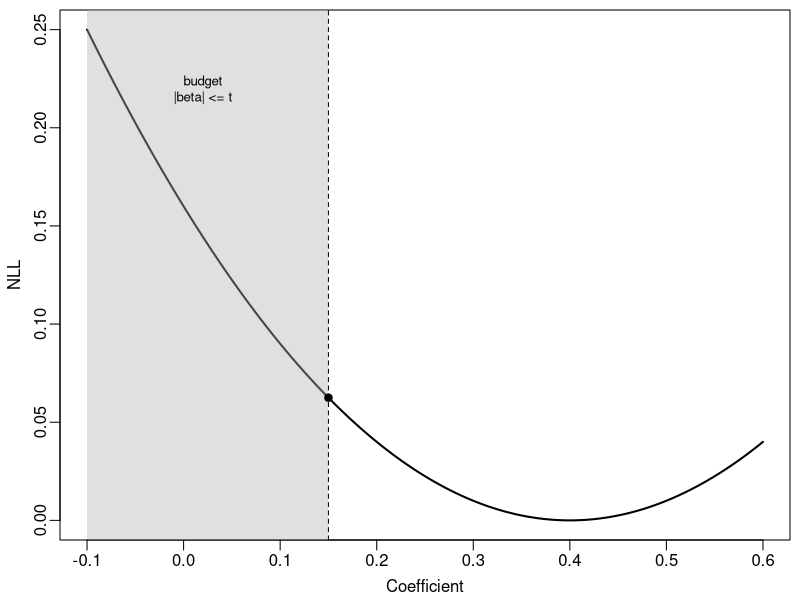
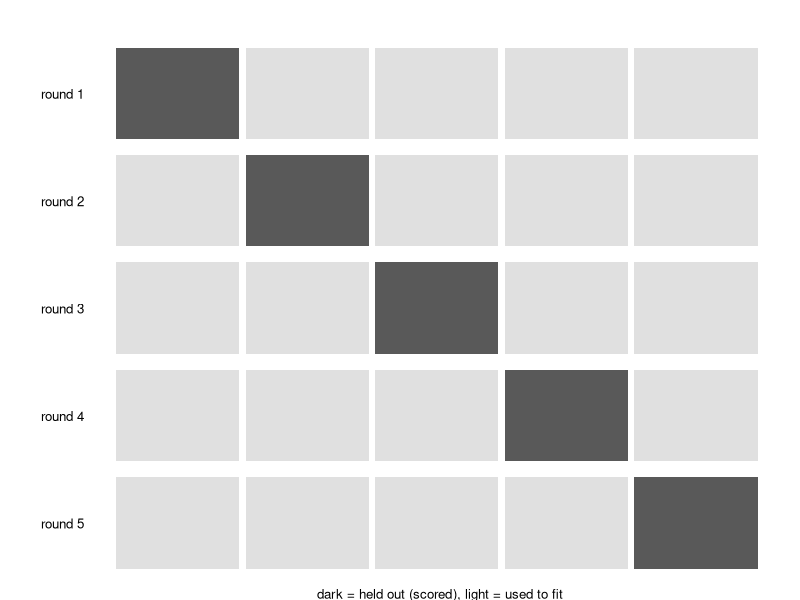
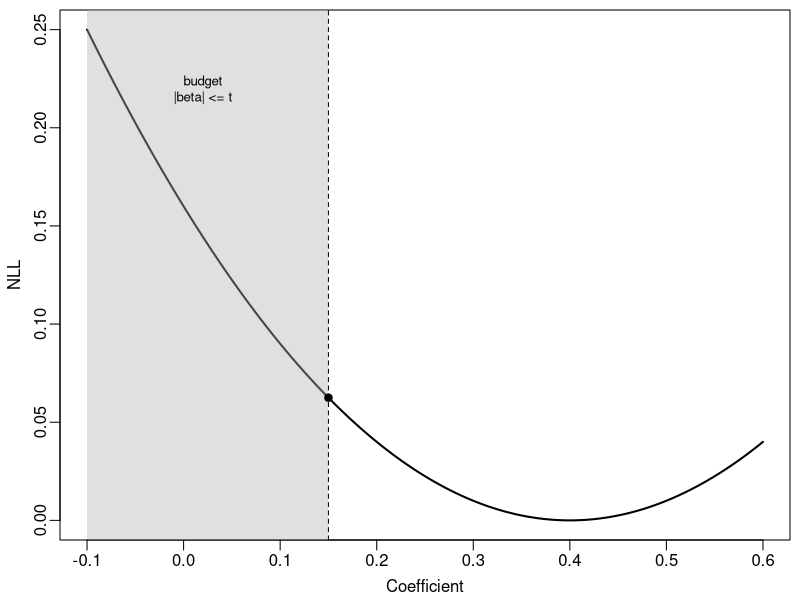
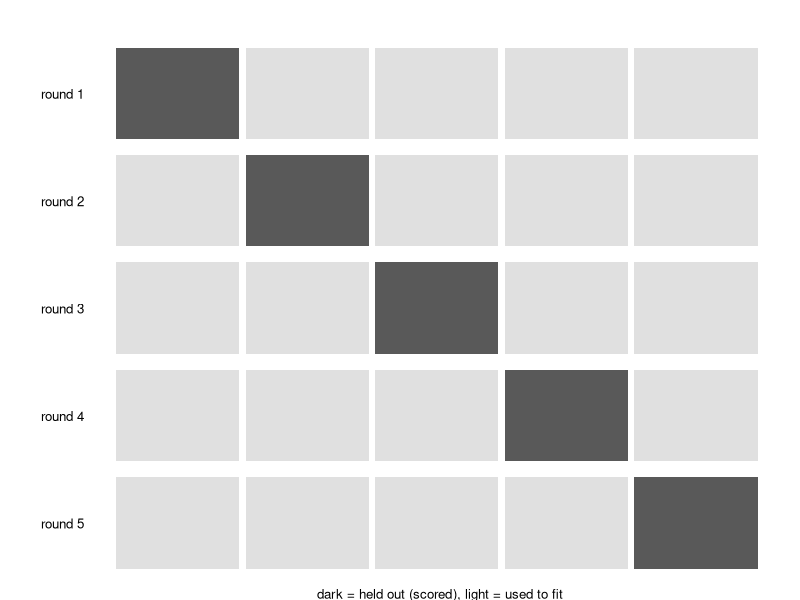

The R script that drew these images, in order:
## ---- chunk 1
knitr::opts_chunk$set(echo = FALSE, warning = FALSE, message = FALSE,
                      fig.width = 5.5, fig.height = 3.4)
## ---- chunk 2
# numbers quoted for circulating; same data and settings as the Lab 8 keys
library(glmnet)
ponds <- read.csv("../data/BdRegionalSurvey.csv")
X <- scale(as.matrix(ponds[, 2:9]))
pos <- ponds$bd_positive
n_frogs <- ponds$frogs_swabbed
ridge_fit <- function(lambda) {
  optim(rep(0, 9), function(par) {
    p <- plogis(par[1] + X %*% par[-1])
    -sum(dbinom(pos, n_frogs, p, log = TRUE)) + lambda * sum(par[-1]^2)
  }, method = "BFGS")$par
}
b0 <- ridge_fit(0)
b10 <- ridge_fit(10)
set.seed(1)
cv_lasso <- cv.glmnet(X, cbind(n_frogs - pos, pos), family = "binomial", nfolds = 10)
lasso_kept <- c("temp", "elev", "canopy", "cond", "area", "fish", "bullfrogs",
                "road")[coef(cv_lasso, s = "lambda.1se")[-1] != 0]
r_te <- cor(ponds$water_temp_c, ponds$elevation_m)
f2 <- function(v) formatC(round(v, 2) + 0, format = "f", digits = 2)
## ---- chunk 3
# k-fold cross-validation schematic: one row per round, held-out fold shaded
draw_folds <- function(k = 5) {
  par(mar = c(0.5, 4.5, 0.5, 0.5))
  plot(NA, xlim = c(0, k), ylim = c(0, k), axes = FALSE, xlab = "", ylab = "")
  for (r in seq_len(k)) {
    for (f in seq_len(k)) {
      rect(f - 1, k - r, f - 0.05, k - r + 0.85,
           col = if (f == r) "grey35" else "grey88", border = NA)
    }
    mtext(paste("round", r), side = 2, at = k - r + 0.42, las = 1, line = 0.3, cex = 0.8)
  }
  text(k / 2, -0.25, "dark = held out (scored), light = used to fit", cex = 0.8, xpd = TRUE)
}

# penalty vs. budget: as lambda grows, the allowed budget t shrinks
draw_budget_1d <- function() {
  par(mar = c(3, 3, 0.5, 0.5), mgp = c(1.8, 0.5, 0))
  b <- seq(-0.1, 0.6, length.out = 400)
  plot(b, (b - 0.4)^2, type = "l", lwd = 2, xlab = "Coefficient", ylab = "NLL",
       ylim = c(0, 0.25))
  rect(-0.1, -1, 0.15, 1, col = adjustcolor("grey70", 0.4), border = NA)
  abline(v = 0.15, lty = 2)
  points(0.15, (0.15 - 0.4)^2, pch = 19)
  text(0.02, 0.22, "budget\n|beta| <= t", cex = 0.8)
}
## ---- chunk 4
draw_budget_1d()
## ---- chunk 5
draw_folds()
## ---- chunk 6
draw_budget_1d()
## ---- chunk 7
draw_folds()
